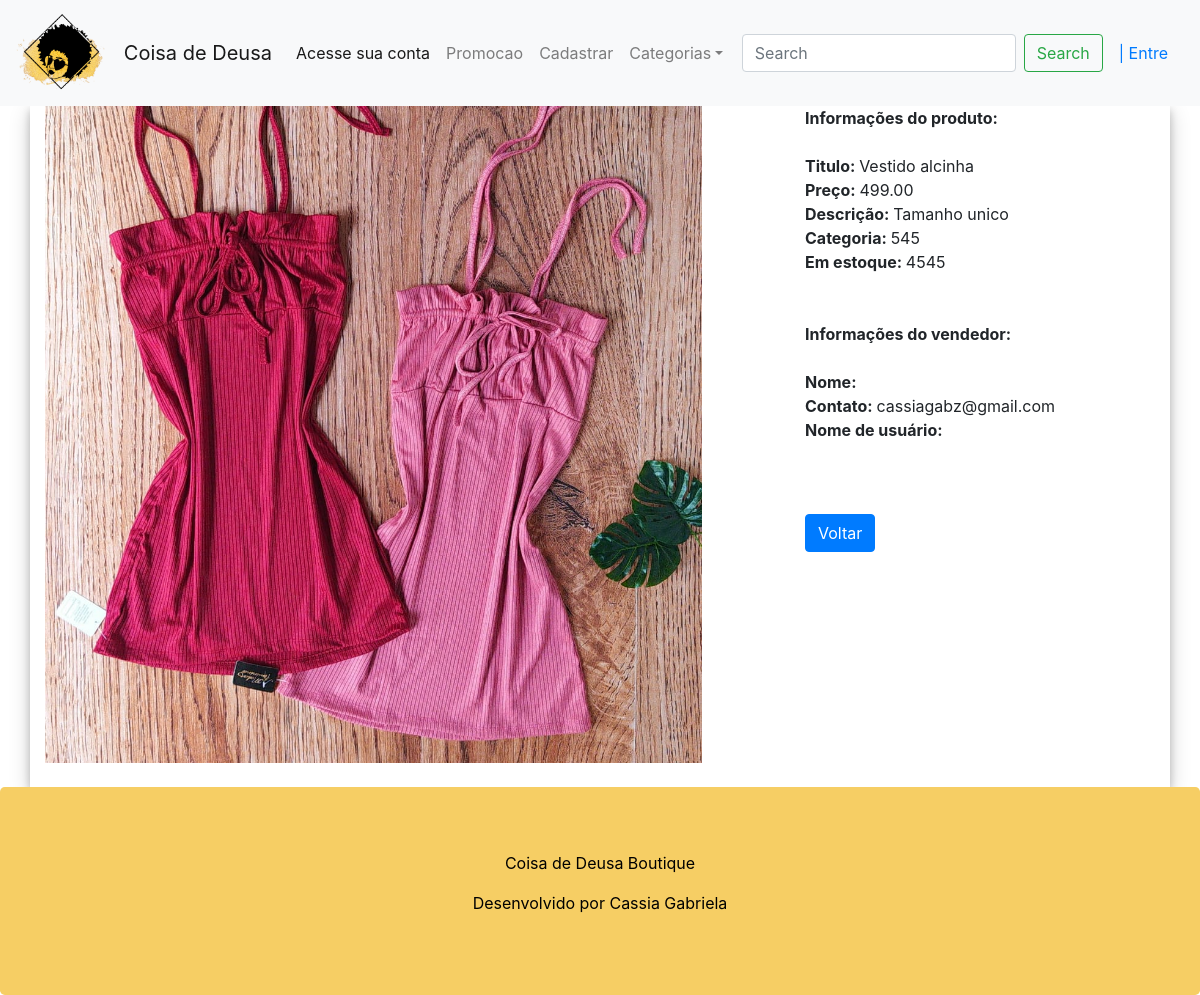
The app's page /produto/detalhe/10/ with its own data.
### contas/models.py (models this page shows, shortened)
class Produto(models.Model):
    titulo = models.CharField(max_length=100)
    descricao = models.TextField()
    referencia = models.CharField(max_length=5,)
    preco = models.DecimalField(max_digits=8,decimal_places=2)
    imagem = models.ImageField(null=True, upload_to='images')
    quantidade = models.IntegerField(null=True)
    promocao = models.BooleanField(null=True, default=False)
    precopromocao = models.DecimalField(max_digits=8,decimal_places=2, null=True, blank=True)
    categoria = models.CharField(max_length=50, null=True)
    user = models.ForeignKey(User, on_delete=models.CASCADE)
    class Meta:
        db_table = 'Produto'

### contas/views.py (the view)
# urls.py: path('produto/detalhe/<pk>/', views.DetalhesView.as_view(), name='detalhe'),
class DetalhesView(DetailView):
    login_url = 'login'
    model = Produto
    template_name = 'detalhe.html'
    context_object_name = 'produtos'

### templates/detalhe.html (shortened to what this page needs)
{% extends 'page.html' %}
{% block  content %}
    <div class="container">
        <div class="row">
            <div class="col-sm-12 col-md-10 col-lg-8">
                <div>
                    <img src="{{ produtos.imagem.url }}" style="width: 90%">
                </div>
                <br>
            </div>
            <div class="col-sm-12 col-md-12 col-lg-4">
                <b>Informações do produto: </b>
                <br>
                <br>
                <b>Titulo: </b>{{ produtos.titulo }}<br>
                <b>Preço: </b>{{ produtos.preco }}<br>
                <b>Descrição: </b>{{ produtos.descricao }}<br>
                <b>Categoria: </b>{{ produtos.categoria }}<br>
                <b>Em estoque: </b>{{ produtos.quantidade }}<br>
                <br>
                <br>
                 <b>Informações do vendedor: </b>
                <br>
                <br>
                <b>Nome: </b>{{ produtos.user.first_name }} <br>
                <b>Contato: </b>{{ produtos.user.email }} <br>
                <b>Nome de usuário: </b>{{ user.username }} <br>
                <br>
                <br>
                <br>
                <a href="javascript: history.go(-1)" class="btn btn-primary"> Voltar </a>
            </div>
        </div>
    </div>
{% endblock %}

### templates/detalhe.html (style rules this page uses)
div.container { box-shadow: 0 4px 8px 0 rgba(0, 0, 0, 0.2), 0 6px 20px 0 rgba(0, 0, 0, 0.19); }

### records on screen
Produto: imagem (picture), titulo "Vestido alcinha", preco "499.00", descricao "Tamanho unico", categoria "545", quantidade "4545", user.email "cassiagabz@gmail.com"
